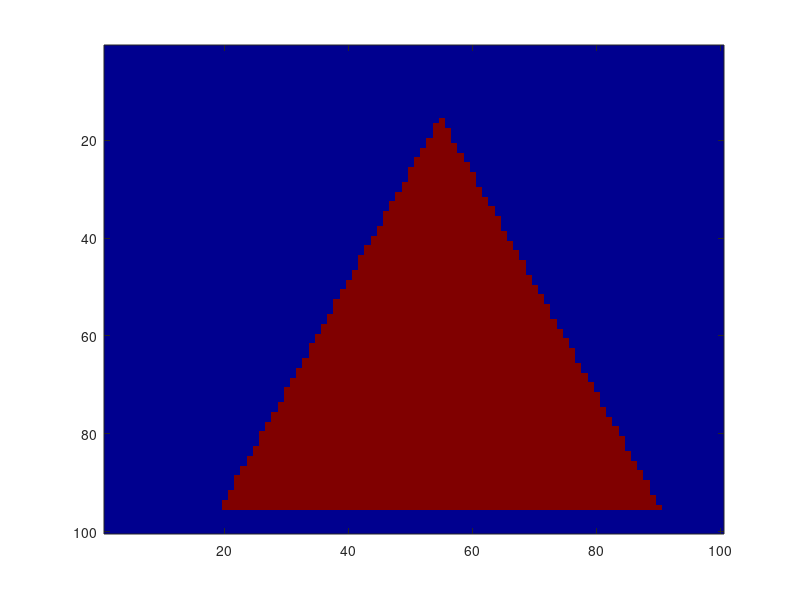

Here is the MATLAB script that generated this plot:
%% Initialize 
clc 
close all
% clear 
 
 %% physical dimension 
 Sx = 1; 
 Sy =1; 
 %% grid points 
 Nx = 100; 
 Ny = 100;
 
 %% ShifterX and ShifterY 
 ShifterX = round(Nx/10); 
 ShifterY = round(Ny/10); 
 
%% small change 
dx = Sx/ Nx; 
dy = Sy/ Ny; 

%% weight $ height 
w = .8; 
h = .9;

%% ny will not change 

ny = round(h/dy); 
ny1 = ShifterY+ floor((Ny-ny)/2);
ny2 = ny1+ny-ShifterY; 

A = zeros(Nx, Ny); 


for newny = ny1:ny2
    f = (newny-ny1 +ShifterY)/(ny2-ny1+ShifterY); 
    
    nx = round(f*w/dx); 
    
    nx1 = ShifterX+floor((Nx-nx)/2); 
    nx2 = nx1+nx-ShifterX; 
    A(nx1:nx2, newny) = 1;
end 
n1 = 1; 
n2 = sqrt(12); 
A = n1+ (n2-n1)*A; 
imagesc(A'); 
colormap('jet'); 
